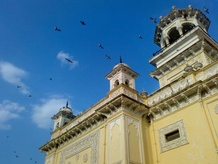
#> input picture Assignment 4/home.jpg, 218 x 164 px, shrunk from 512 x 384 before the run
$ jupyter execute assignment3.ipynb
#> lines starting #> are read from the running program, lines starting #| are printed output that depends on the picture
[cell 1]
import numpy as np
import cv2
import matplotlib.pyplot as plt

# Assignment 4

## Image Segmentation using K-means

Implement K-means algorithm using only the numpy library. You can use opencv and matplotlib libraries only to read and display images. Apply K-means to the images 'home' and 'flower' shown in Figure 1. Try K=2 and K=3. Run the algorithm for 10 iterations and display the resulting segmented images in each case.

[cell 2]
def display_single_image(img, name):
    """Display a single image nicely."""
    plt.figure(figsize=(20, 20))
    plt.subplot(111), plt.imshow(img, cmap="gray")
    plt.title(name), plt.xticks([]), plt.yticks([])
    plt.show()

[cell 3]
def convert_to_grey(img):
    """Returns the greyscale conversion of an image."""
    return cv2.cvtColor(img, cv2.COLOR_BGR2GRAY)

[cell 4]
# load in reference images
home_img = cv2.imread("home.jpg")
#> home_img is the input picture: shape (164, 218, 3); mean B, G, R 141.2, 123.9, 91.6
flower_img = cv2.imread("flower.jpg")
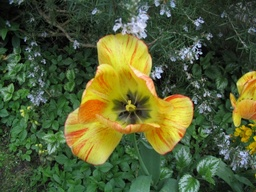
#> input picture Assignment 4/flower.jpg, 256 x 192 px, shrunk from 600 x 450 before the run
#> flower_img is the input picture: shape (192, 256, 3); mean B, G, R 52.8, 94.5, 83.8
home_grey = convert_to_grey(home_img)
#> in convert_to_grey, `return cv2.cvtColor(img, cv2.COLOR_BGR2GRAY)`:
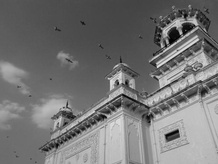
#> returned value: shape (164, 218); min 0, max 229, mean 116.2
flower_grey = convert_to_grey(flower_img)
#> in convert_to_grey (call 2), `return cv2.cvtColor(img, cv2.COLOR_BGR2GRAY)`:
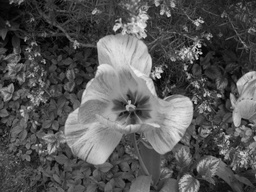
#> returned value: shape (192, 256); min 0, max 240, mean 86.6
display_single_image(home_grey, "Home Image")
display_single_image(flower_grey, "Flower Image")

[cell 5]
def kmeans(img, k, shape, num_iterations):
#> called with img = array of shape (35752, 3), k = 2, shape = (164, 218), num_iterations = 10
  cluster_centers = []

  # generate random cluster centers
  for i in range(k):
    cluster_centers.append(np.random.randint(0, 256, 3))
  cluster_centers = np.array(cluster_centers)

  for i in range(num_iterations):
    # find the euclidean distance between each pixel and the cluster centers, take index of smallest
    if k == 2:
      labels = np.array([np.argmin([np.linalg.norm(j - cluster_centers[0]),np.linalg.norm(j - cluster_centers[1])], axis=0) for j in img])
    elif k == 3:
      labels = np.array([np.argmin([np.linalg.norm(j - cluster_centers[0]),np.linalg.norm(j - cluster_centers[1]), np.linalg.norm(j - cluster_centers[2])], axis=0) for j in img])

    cluster_centers = []

    for n in range(k):
      f = img[labels == n]
      cluster_centers.append(np.mean(f, axis=0))

    cluster_centers = np.array(cluster_centers)

  return labels, cluster_centers

[cell 6]
# perform k-means for k=2
home_labels, home_centers = kmeans(home_img.reshape((-1, 3)), 2, home_img.shape[:2], 10)
#> home_centers = [[146, 98.32, 43.48], [133, 168.5, 175.6]]
flower_labels, flower_centers = kmeans(flower_img.reshape((-1, 3)), 2, flower_img.shape[:2], 10)
#> the loop in kmeans (call 2), `for i in range(num_iterations):` made 10 passes
#> cluster_centers on passes 1 to 10: [[50.4, 76.39, 56.21], [63.42, 173.6, 204]], [[46.35, 70.34, 49.33], [72.79, 169, 189.9]], [[45.03, 68.98, 47.94], [74.83, 166.6, 184.9]], [[44.61, 68.53, 47.49], [75.35, 165.8, 183.2]], [[44.48, 68.38, 47.34], [75.47, 165.5, 182.6]], [[44.44, 68.34, 47.31], [75.52, 165.4, 182.5]], [[44.42, 68.31, 47.29], [75.55, 165.4, 182.4]], [[44.42, 68.31, 47.29], [75.55, 165.4, 182.4]], [[44.42, 68.31, 47.28], [75.55, 165.4, 182.4]], [[44.42, 68.31, 47.28], [75.55, 165.4, 182.4]]
#> flower_centers = [[44.42, 68.31, 47.28], [75.55, 165.4, 182.4]]
